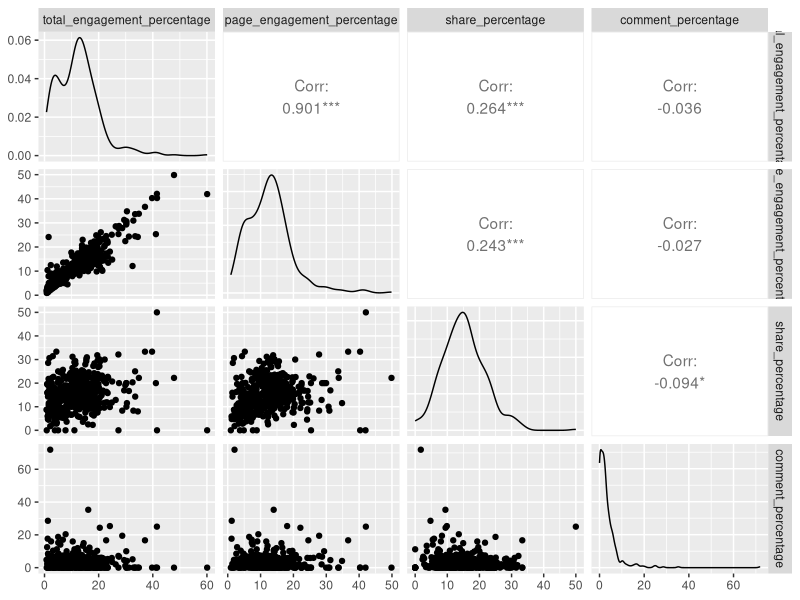
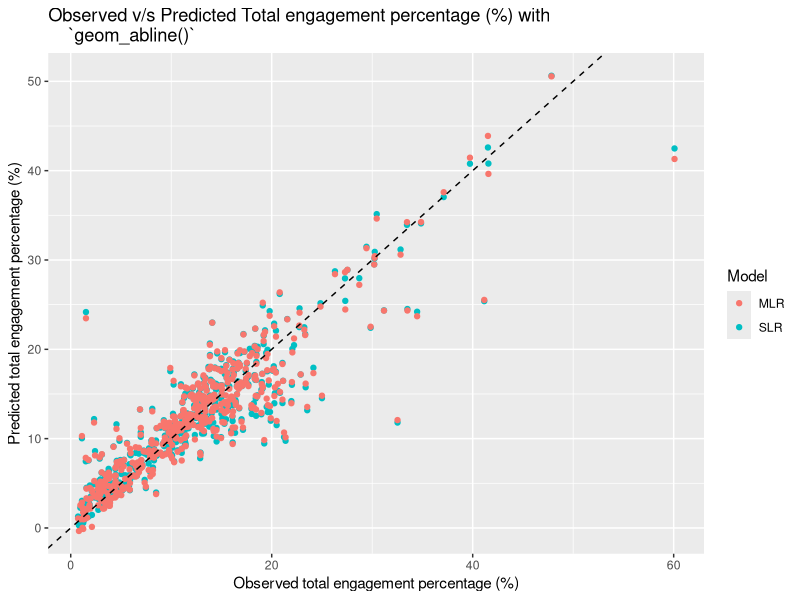
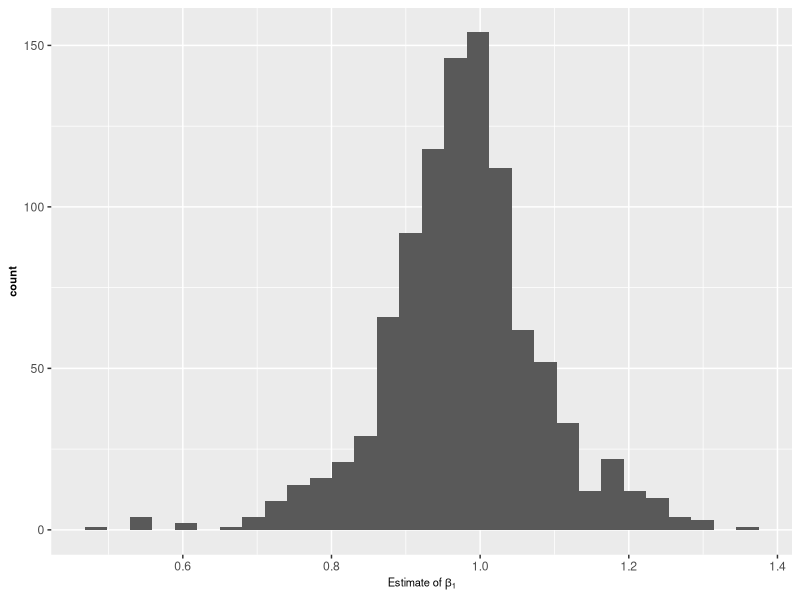
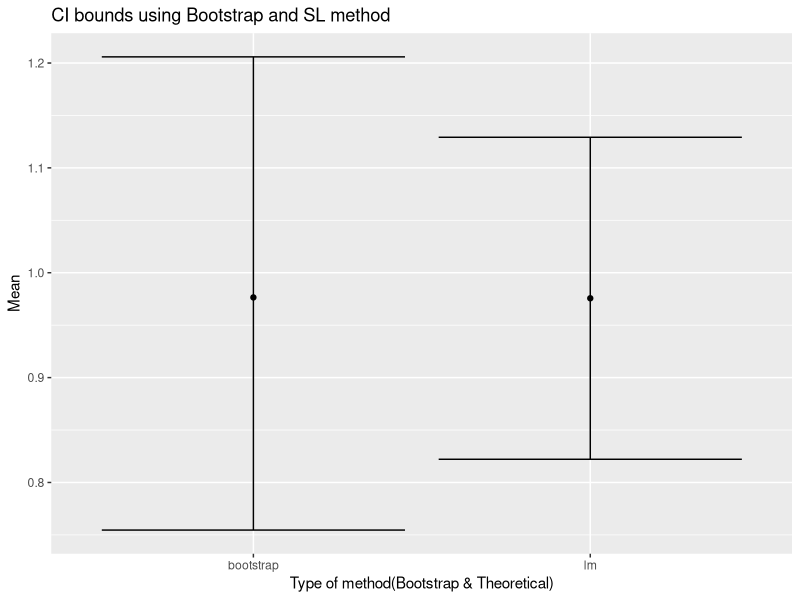
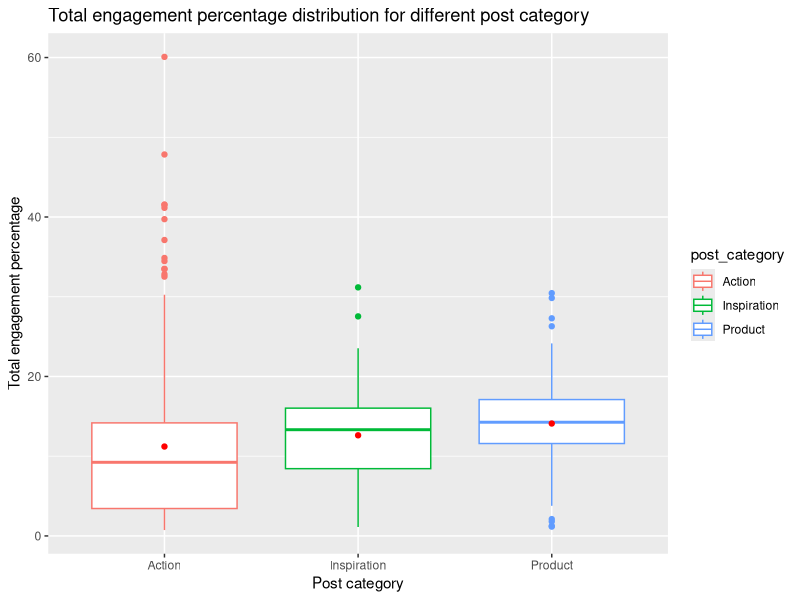
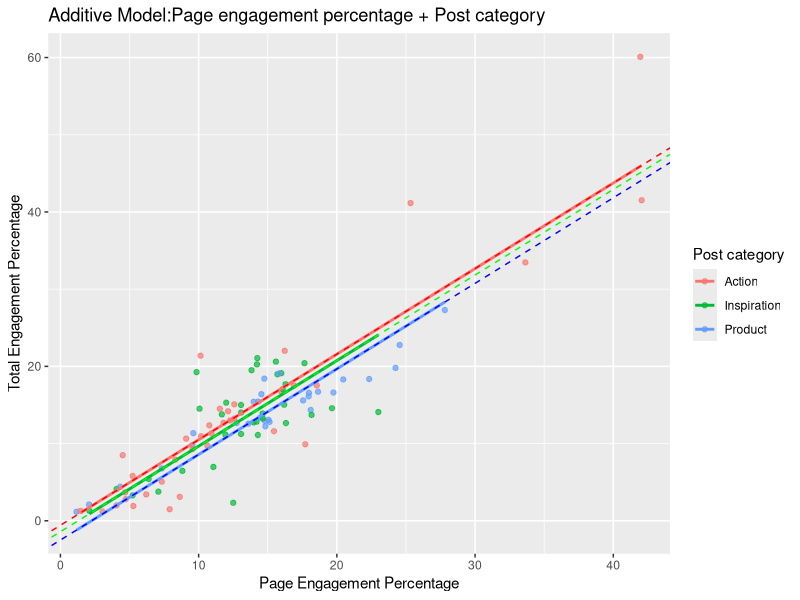
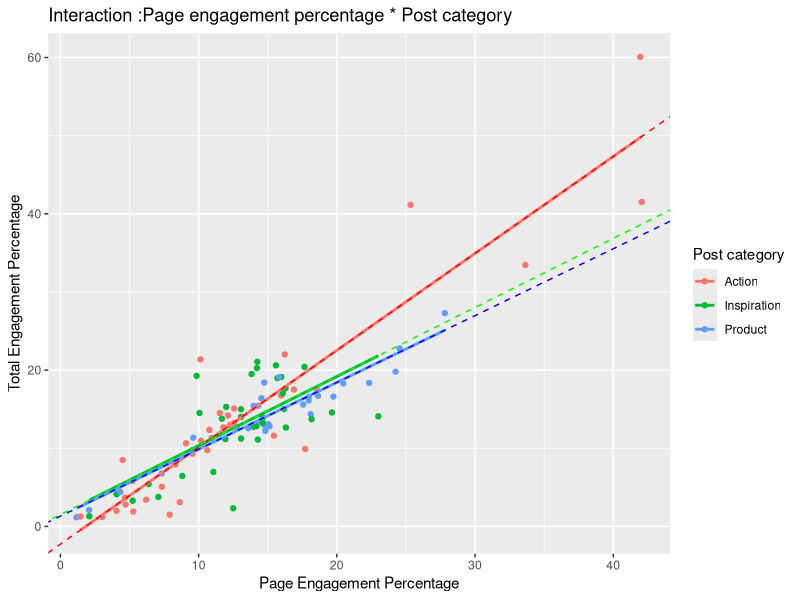

The R script that drew these images, in order:
## ---- chunk 1
knitr::opts_chunk$set(echo = TRUE)
## ---- chunk 2
library(tidyverse)
library(broom)
library(digest)
library(testthat)
## ---- chunk 3
facebook_data <- read_csv("data/facebook_data.csv")
facebook_sampling_data <- read_csv("data/facebook_sampling_data.csv")
## ---- chunk 4
SL_reg <- lm(total_engagement_percentage ~ page_engagement_percentage, facebook_data)
SL_reg
## ---- chunk 5
ML_reg <- lm(total_engagement_percentage~page_engagement_percentage+share_percentage+comment_percentage, facebook_data)
ML_reg
## ---- chunk 6
library(GGally)
GGally::ggpairs(facebook_data %>% select_if(is.numeric), progres= FALSE)
## ---- chunk 7
tidy_ML_reg <- tidy(ML_reg)

tidy_ML_reg
## ---- chunk 8
predict_SL <- predict(SL_reg, facebook_data[2])
predict_ML <- predict(ML_reg, facebook_data[2:4])
## ---- chunk 9
predicted_response <- tibble(total_engagement_percentage= rep(facebook_data$total_engagement_percentage,2), Model =as.factor(c(rep("SLR", 491),rep("MLR",491))), predicted_percentage =  c(predict_SL, predict_ML))


predicted_response

prediction_plot <- ggplot(
  predicted_response,
  aes( 
    x= total_engagement_percentage, y=predicted_percentage, color= Model
  )
) +
  geom_point() +
  geom_abline( linetype = "dashed") +
  labs(
    title = "Observed v/s Predicted Total engagement percentage (%) with
    `geom_abline()`",
    x = "Observed total engagement percentage (%)",
    y = "Predicted total engagement percentage (%)"
  )



prediction_plot
## ---- chunk 10
set.seed(1234) 
facebook_base_sample <- sample_n(facebook_data, 50)
## ---- chunk 11
N <- 1000

set.seed(1234) 

boot_fits <- facebook_base_sample %>%
  rsample::bootstraps(times = N) %>%
  mutate(
    lm = map(splits, ~
    lm(total_engagement_percentage ~ page_engagement_percentage,
      data = .x
    )),
    tidy = map(lm, broom::tidy)
  ) %>%
  select(-splits, -lm) %>%
  unnest(tidy) %>%
  filter(term == "page_engagement_percentage") %>%
  select(-term)
boot_fits

ggplot(boot_fits, aes(estimate)) +
  geom_histogram(bins = 30) +
  xlab(expression(Estimate ~ of ~ beta[1])) +
  theme(
    plot.title = element_text(face = "bold", size = 8, hjust = 0.5),
    axis.title = element_text(face = "bold", size = 8)
  )
## ---- chunk 12
boot_mean <- mean(boot_fits$estimate)
SL_reg_n50 <- lm(total_engagement_percentage~page_engagement_percentage, facebook_base_sample)
tidy_SL_reg_n50 <- tidy(SL_reg_n50)

boot_mean
tidy_SL_reg_n50
## ---- chunk 13

boot_ci <- quantile(boot_fits$estimate,probs = c(0.025,0.975))
tidy_SL_reg_n50 <- tidy(SL_reg_n50, conf.int = TRUE)


boot_ci
tidy_SL_reg_n50
## ---- chunk 14
ci_data <- tibble(type = c("bootstrap", "lm"), mean= c(boot_mean,tidy_SL_reg_n50$estimate[2]),
                  conf.low = c(boot_ci[1], tidy_SL_reg_n50$conf.low[2]),conf.high = c(boot_ci[2], tidy_SL_reg_n50$conf.high[2])) 


ci_data
## ---- chunk 15

ci_plot <- ggplot(ci_data) +
    aes(x = type,
        y = mean) +geom_point()+
    geom_errorbar(aes(ymin=conf.low, ymax=conf.high))+ 
  labs(x= "Type of method(Bootstrap & Theoretical)", y ="Mean", title = "CI bounds using Bootstrap and SL method")


ci_plot
## ---- chunk 16
LR_post_category <- lm(total_engagement_percentage~post_category, facebook_data)
LR_post_category
# YOUR CODE HERE
## ---- chunk 17
post_cat_plot <- ggplot(facebook_data, aes(y=total_engagement_percentage, x= post_category, group= post_category, color= post_category))+geom_boxplot()+stat_summary(fun= mean,color= "red", geom= "point")+
  labs(x="Post category", y = "Total engagement percentage", title= "Total engagement percentage distribution for different post category" )


post_cat_plot
## ---- chunk 18
levels(as.factor(facebook_data$post_category))
## ---- chunk 19
tidy(LR_post_category)
## ---- chunk 20
MLR_add_ex2 <- lm(total_engagement_percentage~page_engagement_percentage + post_category, data = facebook_sampling_data)

MLR_int_ex2 <- lm(total_engagement_percentage~page_engagement_percentage * post_category, data = facebook_sampling_data)
## ---- chunk 21
predictions_add <- predict(MLR_add_ex2, facebook_sampling_data[,c(2,5)])

facebook_sampling_data$pred_MLR_add_ex2 <- predictions_add

add_pred_by_category <- ggplot(facebook_sampling_data, aes(x= page_engagement_percentage, y = total_engagement_percentage, color = post_category))+ geom_point(alpha=.7) + geom_line(aes(y=pred_MLR_add_ex2), size = 1)+labs(title = 'Additive Model:Page engagement percentage + Post category ', x = "Page Engagement Percentage", y = "Total Engagement Percentage",color = "Post category") +
  geom_abline(intercept=-0.5835111,slope=1.1082635, col = "red",linetype = "dashed")+
  geom_abline(intercept=-0.5835111+(-0.8329379),slope=1.1082635, col = "green",linetype = "dashed")+
  geom_abline(intercept=-0.5835111+(-1.9117622),slope=1.1082635, col = "blue",linetype = "dashed")

add_pred_by_category
## ---- chunk 22

predictions_int <- predict(MLR_int_ex2, facebook_sampling_data[,c(2,5)])

df <- tidy(MLR_int_ex2)

facebook_sampling_data$pred_MLR_int_ex2 <- predictions_int
int_pred_by_category <- ggplot(facebook_sampling_data, aes(x= page_engagement_percentage, y = total_engagement_percentage, color = post_category))+ geom_point() + geom_line(aes(y=pred_MLR_int_ex2), size = 1)+
    geom_abline(intercept=-2.2690159,slope=1.2403689, col = "red",linetype = "dashed")+
    geom_abline(intercept=-2.2690159+(3.7819843),slope=1.2403689+(-0.3566549), col = "green",linetype = "dashed")+
    geom_abline(intercept=-2.2690159+(3.5893921	),slope=1.2403689+(-0.3850602), col = "blue", linetype = "dashed")+
    labs(title = 'Interaction :Page engagement percentage * Post category ', x = "Page Engagement Percentage", y = "Total Engagement Percentage",color = "Post category") 

int_pred_by_category
## ---- chunk 23
tidy(MLR_int_ex2) %>% mutate_if(is.numeric, round, 2)
## ---- chunk 24
SLR_ex3<- lm(total_engagement_percentage~page_engagement_percentage, facebook_data)
facebook_data <-augment(SLR_ex3)
facebook_data
## ---- chunk 25
R_squared_SLR_ex3 <- 1-(sum((facebook_data$total_engagement_percentage - facebook_data$.fitted)^2)/sum((facebook_data$total_engagement_percentage - mean(facebook_data$total_engagement_percentage))^2))

R_squared_SLR_ex3
## ---- chunk 26
key_stats_ex3 <- glance(SLR_ex3)

key_stats_ex3
## ---- chunk 27
facebook_data <- read_csv("data/facebook_data.csv")
SLR_ex4 <- lm(total_engagement_percentage~page_engagement_percentage, facebook_data)

MLR_ex4 <- lm(total_engagement_percentage~page_engagement_percentage + comment_percentage, facebook_data)
## ---- chunk 28
key_stats_SLR_ex4 <- glance(SLR_ex4)
key_stats_MLR_ex4 <- glance(MLR_ex4)

key_stats_SLR_ex4
key_stats_MLR_ex4
## ---- chunk 29
F_test_ex4 <- anova(SLR_ex4,MLR_ex4)

df <-as.data.frame(F_test_ex4)
df
